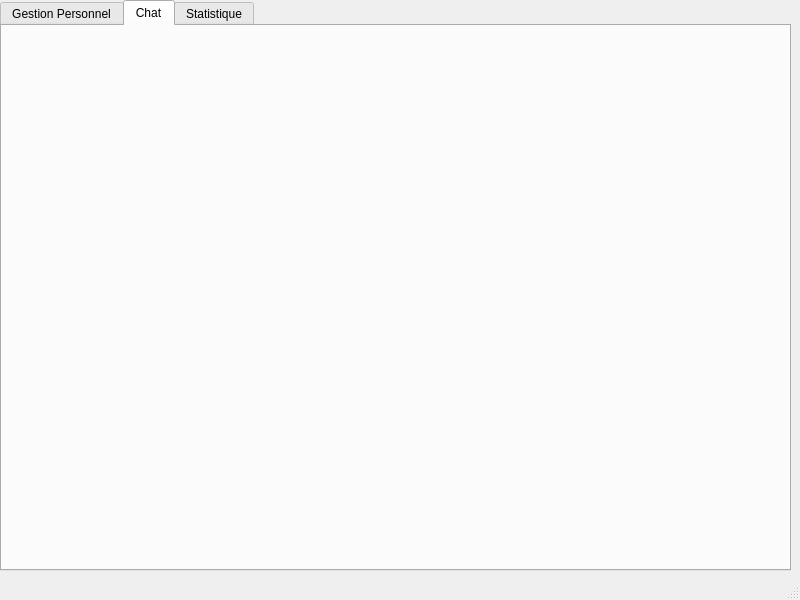
<?xml version="1.0" encoding="UTF-8"?>
<ui version="4.0">
 <class>MainWindow</class>
 <widget class="QMainWindow" name="MainWindow">
  <property name="geometry">
   <rect>
    <x>0</x>
    <y>0</y>
    <width>800</width>
    <height>600</height>
   </rect>
  </property>
  <property name="windowTitle">
   <string>MainWindow</string>
  </property>
  <widget class="QWidget" name="centralwidget">
   <widget class="QTabWidget" name="tab1_2">
    <property name="geometry">
     <rect>
      <x>0</x>
      <y>0</y>
      <width>791</width>
      <height>571</height>
     </rect>
    </property>
    <property name="currentIndex">
     <number>1</number>
    </property>
    <widget class="QWidget" name="tab1_2Page1_2" native="true">
     <attribute name="title">
      <string>Gestion Personnel</string>
     </attribute>
     <widget class="QGroupBox" name="groupBox">
      <property name="geometry">
       <rect>
        <x>40</x>
        <y>10</y>
        <width>381</width>
        <height>511</height>
       </rect>
      </property>
      <property name="title">
       <string>Personnel</string>
      </property>
      <widget class="QLineEdit" name="lineEdit_4">
       <property name="geometry">
        <rect>
         <x>90</x>
         <y>90</y>
         <width>113</width>
         <height>20</height>
        </rect>
       </property>
      </widget>
      <widget class="QLabel" name="label_6">
       <property name="geometry">
        <rect>
         <x>10</x>
         <y>320</y>
         <width>47</width>
         <height>14</height>
        </rect>
       </property>
       <property name="text">
        <string>Adresse</string>
       </property>
      </widget>
      <widget class="QLineEdit" name="lineEdit_8">
       <property name="geometry">
        <rect>
         <x>90</x>
         <y>430</y>
         <width>113</width>
         <height>20</height>
        </rect>
       </property>
      </widget>
      <widget class="QLineEdit" name="lineEdit_3">
       <property name="geometry">
        <rect>
         <x>90</x>
         <y>150</y>
         <width>113</width>
         <height>20</height>
        </rect>
       </property>
      </widget>
      <widget class="QLabel" name="label_3">
       <property name="geometry">
        <rect>
         <x>30</x>
         <y>150</y>
         <width>47</width>
         <height>14</height>
        </rect>
       </property>
       <property name="text">
        <string>CIN :</string>
       </property>
      </widget>
      <widget class="QComboBox" name="comboBox">
       <property name="geometry">
        <rect>
         <x>90</x>
         <y>470</y>
         <width>111</width>
         <height>22</height>
        </rect>
       </property>
       <item>
        <property name="text">
         <string>etat</string>
        </property>
       </item>
       <item>
        <property name="text">
         <string>célibataire</string>
        </property>
       </item>
       <item>
        <property name="text">
         <string>divorcé</string>
        </property>
       </item>
       <item>
        <property name="text">
         <string>marié</string>
        </property>
       </item>
      </widget>
      <widget class="QLineEdit" name="lineEdit_2">
       <property name="geometry">
        <rect>
         <x>90</x>
         <y>380</y>
         <width>113</width>
         <height>20</height>
        </rect>
       </property>
      </widget>
      <widget class="QLabel" name="label_2">
       <property name="geometry">
        <rect>
         <x>20</x>
         <y>90</y>
         <width>47</width>
         <height>14</height>
        </rect>
       </property>
       <property name="text">
        <string>Prénom :</string>
       </property>
      </widget>
      <widget class="QLabel" name="label_8">
       <property name="geometry">
        <rect>
         <x>20</x>
         <y>470</y>
         <width>41</width>
         <height>16</height>
        </rect>
       </property>
       <property name="text">
        <string>Etat :</string>
       </property>
      </widget>
      <widget class="QLabel" name="label_4">
       <property name="geometry">
        <rect>
         <x>30</x>
         <y>200</y>
         <width>47</width>
         <height>14</height>
        </rect>
       </property>
       <property name="text">
        <string>Date :</string>
       </property>
      </widget>
      <widget class="QLineEdit" name="lineEdit_5">
       <property name="geometry">
        <rect>
         <x>90</x>
         <y>260</y>
         <width>113</width>
         <height>20</height>
        </rect>
       </property>
      </widget>
      <widget class="QDateEdit" name="dateEdit">
       <property name="geometry">
        <rect>
         <x>90</x>
         <y>200</y>
         <width>110</width>
         <height>22</height>
        </rect>
       </property>
      </widget>
      <widget class="QLineEdit" name="lineEdit_6">
       <property name="geometry">
        <rect>
         <x>90</x>
         <y>320</y>
         <width>113</width>
         <height>20</height>
        </rect>
       </property>
      </widget>
      <widget class="QLabel" name="label">
       <property name="geometry">
        <rect>
         <x>20</x>
         <y>20</y>
         <width>71</width>
         <height>31</height>
        </rect>
       </property>
       <property name="text">
        <string>Nom :</string>
       </property>
      </widget>
      <widget class="QLabel" name="label_5">
       <property name="geometry">
        <rect>
         <x>30</x>
         <y>260</y>
         <width>47</width>
         <height>14</height>
        </rect>
       </property>
       <property name="text">
        <string>Mail :</string>
       </property>
      </widget>
      <widget class="QLabel" name="label_7">
       <property name="geometry">
        <rect>
         <x>20</x>
         <y>380</y>
         <width>47</width>
         <height>14</height>
        </rect>
       </property>
       <property name="text">
        <string>Tel :</string>
       </property>
      </widget>
      <widget class="QLineEdit" name="lineEdit">
       <property name="geometry">
        <rect>
         <x>90</x>
         <y>30</y>
         <width>113</width>
         <height>20</height>
        </rect>
       </property>
      </widget>
      <widget class="QLabel" name="label_10">
       <property name="geometry">
        <rect>
         <x>10</x>
         <y>430</y>
         <width>61</width>
         <height>16</height>
        </rect>
       </property>
       <property name="text">
        <string>Nbr_congé:</string>
       </property>
      </widget>
      <widget class="QPushButton" name="pushButton">
       <property name="geometry">
        <rect>
         <x>260</x>
         <y>380</y>
         <width>101</width>
         <height>23</height>
        </rect>
       </property>
       <property name="text">
        <string>Ajouter personnel</string>
       </property>
      </widget>
      <widget class="QPushButton" name="pushButton_2">
       <property name="geometry">
        <rect>
         <x>260</x>
         <y>420</y>
         <width>101</width>
         <height>23</height>
        </rect>
       </property>
       <property name="text">
        <string>Modifier personnel</string>
       </property>
      </widget>
      <widget class="QPushButton" name="pushButton_9">
       <property name="geometry">
        <rect>
         <x>260</x>
         <y>450</y>
         <width>101</width>
         <height>23</height>
        </rect>
       </property>
       <property name="text">
        <string>Afficher Personnel</string>
       </property>
      </widget>
     </widget>
     <widget class="QGroupBox" name="groupBox_2">
      <property name="geometry">
       <rect>
        <x>470</x>
        <y>10</y>
        <width>241</width>
        <height>131</height>
       </rect>
      </property>
      <property name="title">
       <string>Recherche</string>
      </property>
      <widget class="QLabel" name="label_9">
       <property name="geometry">
        <rect>
         <x>20</x>
         <y>30</y>
         <width>47</width>
         <height>14</height>
        </rect>
       </property>
       <property name="text">
        <string>Nom:</string>
       </property>
      </widget>
      <widget class="QLineEdit" name="lineEdit_7">
       <property name="geometry">
        <rect>
         <x>50</x>
         <y>30</y>
         <width>113</width>
         <height>20</height>
        </rect>
       </property>
      </widget>
      <widget class="QPushButton" name="pushButton_4">
       <property name="geometry">
        <rect>
         <x>130</x>
         <y>90</y>
         <width>101</width>
         <height>23</height>
        </rect>
       </property>
       <property name="text">
        <string>Afficher Personnel</string>
       </property>
      </widget>
     </widget>
     <widget class="QGroupBox" name="groupBox_3">
      <property name="geometry">
       <rect>
        <x>490</x>
        <y>210</y>
        <width>241</width>
        <height>151</height>
       </rect>
      </property>
      <property name="title">
       <string>Option</string>
      </property>
      <widget class="QPushButton" name="pushButton_8">
       <property name="geometry">
        <rect>
         <x>10</x>
         <y>40</y>
         <width>75</width>
         <height>23</height>
        </rect>
       </property>
       <property name="text">
        <string>Chat</string>
       </property>
      </widget>
      <widget class="QPushButton" name="pushButton_3">
       <property name="geometry">
        <rect>
         <x>150</x>
         <y>40</y>
         <width>75</width>
         <height>23</height>
        </rect>
       </property>
       <property name="text">
        <string>Supprimer</string>
       </property>
      </widget>
      <widget class="QPushButton" name="pushButton_6">
       <property name="geometry">
        <rect>
         <x>80</x>
         <y>80</y>
         <width>75</width>
         <height>23</height>
        </rect>
       </property>
       <property name="text">
        <string>Tri</string>
       </property>
      </widget>
      <widget class="QPushButton" name="pushButton_7">
       <property name="geometry">
        <rect>
         <x>20</x>
         <y>110</y>
         <width>75</width>
         <height>23</height>
        </rect>
       </property>
       <property name="text">
        <string>Statistique</string>
       </property>
      </widget>
      <widget class="QPushButton" name="pushButton_5">
       <property name="geometry">
        <rect>
         <x>150</x>
         <y>110</y>
         <width>75</width>
         <height>23</height>
        </rect>
       </property>
       <property name="text">
        <string>Excel</string>
       </property>
      </widget>
     </widget>
    </widget>
    <widget class="QWidget" name="tab1_2Page2_2" native="true">
     <attribute name="title">
      <string>Chat</string>
     </attribute>
    </widget>
    <widget class="QWidget" name="tab">
     <attribute name="title">
      <string>Statistique</string>
     </attribute>
    </widget>
   </widget>
  </widget>
  <widget class="QMenuBar" name="menubar">
   <property name="geometry">
    <rect>
     <x>0</x>
     <y>0</y>
     <width>800</width>
     <height>22</height>
    </rect>
   </property>
  </widget>
  <widget class="QStatusBar" name="statusbar"/>
 </widget>
 <resources/>
 <connections/>
</ui>
